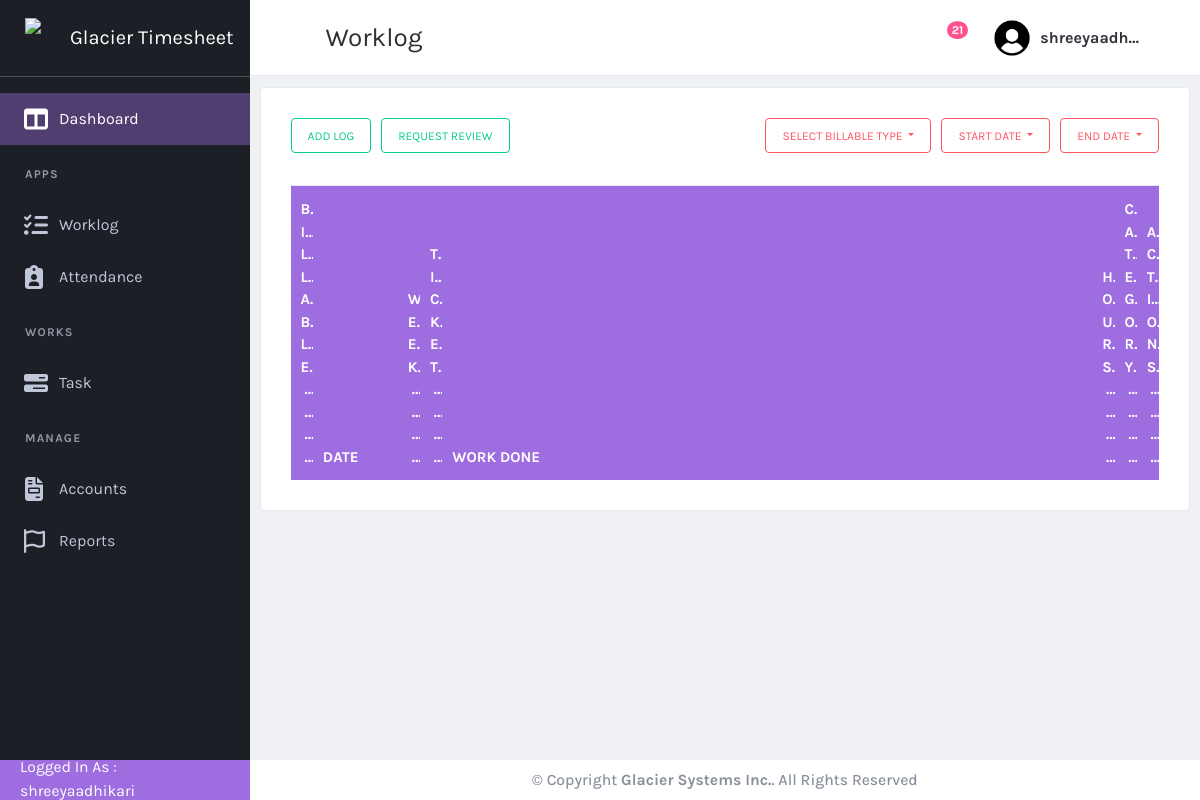
The page /worklog/worklog/ (signed in) on the database as committed earlier.
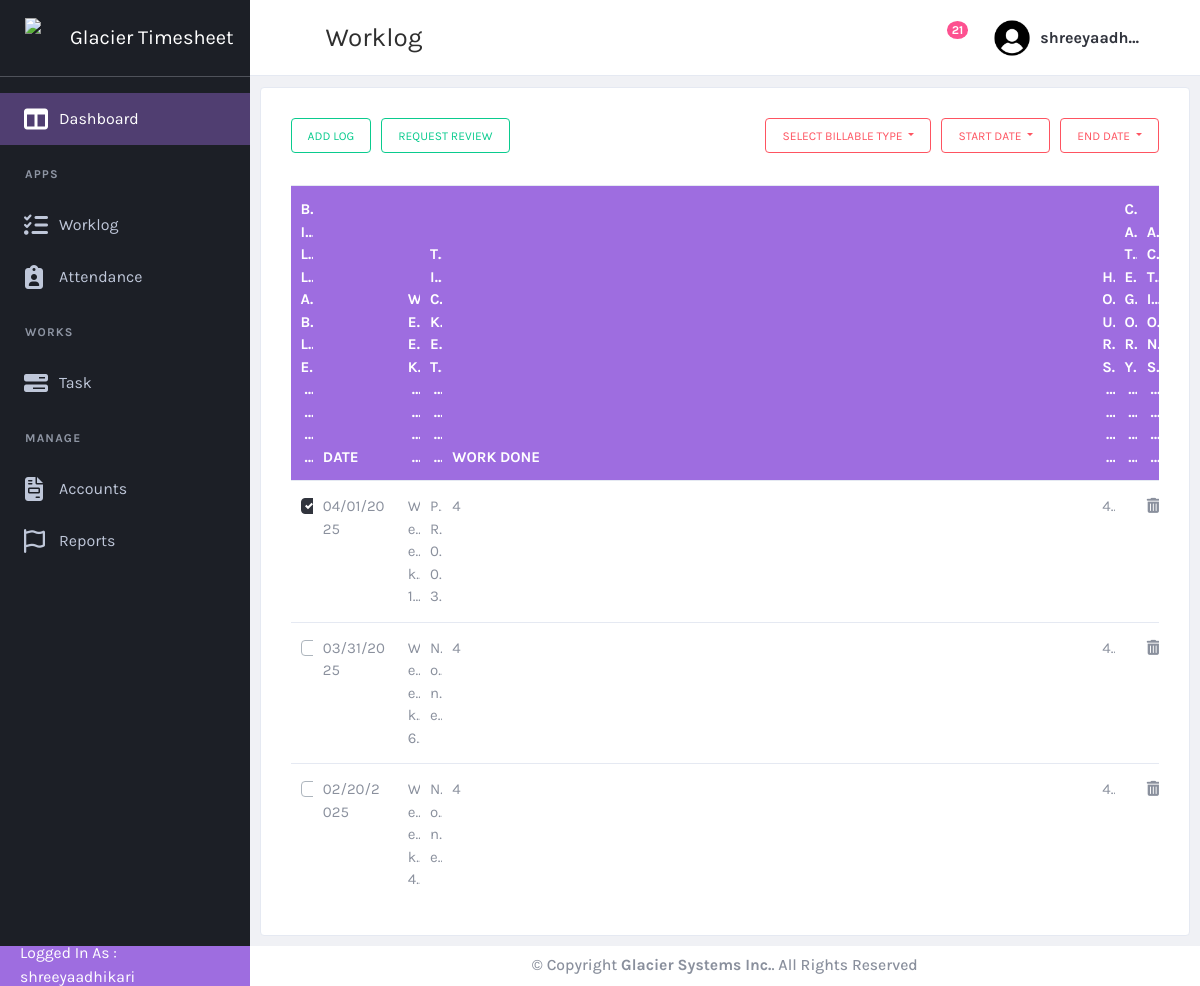
The same page on the database as committed later.
### worklog/models.py (models this page shows, shortened)
class worklog(models.Model):
    user = models.ForeignKey(User, on_delete=models.SET_NULL, null=True, blank=True)
    date = models.DateTimeField(null=True, blank=True)
    workdone = models.CharField(max_length=200, null=True, blank=True)
    project_support = models.ForeignKey(ticket_type, on_delete=models.CASCADE, null=True, blank=True, related_name="worklog_project_support")
    ticket = models.ForeignKey(ticket, on_delete=models.CASCADE, null=True, blank=True, related_name="worklog_ticket")
    hours = models.IntegerField(null=True, blank=True)
    billable = models.BooleanField(null=True, blank=True)
    note = models.CharField(max_length=200, null=True, blank=True)
    priority = models.ForeignKey(priority_type, on_delete=models.CASCADE, null=True, blank=True)
    category = models.CharField(max_length=100, blank=True)
    week = models.CharField(max_length=100, blank=True)

### worklog/views.py (the view)
# urls.py: path('worklog/', views.worklog_list, name='worklog'),
@login_required
def worklog_list(request):
    worklogs = worklog.objects.all().order_by('-date')
    priority = priority_type.objects.all()
    users = User.objects.all()
    tickets = ticket.objects.all()
    tickettype = ticket_type.objects.all()
    user_id = request.GET.get('user_id')
    billable_status = request.GET.get('billable_status')
    start_date = request.GET.get('start_date')  # new parameter
    end_date = request.GET.get('end_date')  # new parameter
    filters = {}
    if not request.user.is_staff:
        worklogs = worklogs.filter(user=request.user)
    selected_user = None
    if user_id:
        selected_user = get_object_or_404(User, pk=user_id)
        filters["user"] = selected_user
    if billable_status in ["0", "1"]:
        is_billable = billable_status == "0"
        filters["billable"] = is_billable
    if start_date:
        parsed_start_date = parse_date(start_date)
        if parsed_start_date:
            filters["date__gte"] = parsed_start_date
    if end_date:
        parsed_end_date = parse_date(end_date)
        if parsed_end_date:
            filters["date__lte"] = parsed_end_date
    worklogs = worklogs.filter(**filters)
    unique_dates = worklog.objects.values_list('date', flat=True).distinct().order_by('date')
    context = {
        'worklogs': worklogs,
        'priority': priority,
        'tickets': tickets,
        'users': users,
        'tickettype': tickettype,
        'selected_user': selected_user,
        'billable_status': billable_status,
        'start_date': start_date,
        'end_date': end_date,
        'unique_dates': unique_dates
    }
    return render(request, 'worklog.html', context)

### worklog/templates/worklog.html (shortened to what the changed rows need)
{% extends "base.html" %}
{% load static %}
{% block content %}
            <div class="card card-default m-2">
                <div class="card-body">
                    <table id="productsTable" class="table table-hover table-product" style="width:100%">
                    <thead>
                      <tr class="column-head">
                          <th>Billable&nbsp;&nbsp;&nbsp;&nbsp;</th>
                          <th class="date-header">Date&nbsp;&nbsp;</th>
                          <th>Week&nbsp;&nbsp;&nbsp;&nbsp;</th>
                          <th>Ticket&nbsp;&nbsp;&nbsp;&nbsp;</th>
                          <th class="workdone-column">Work Done</th>
                          <th>Hours&nbsp;&nbsp;&nbsp;&nbsp;</th>
                          <th>Category&nbsp;&nbsp;&nbsp;&nbsp;</th>
                          <th>Actions&nbsp;&nbsp;&nbsp;&nbsp;</th>
                      </tr>
                    </thead>
                    <tbody>
                        {% for log in worklogs %}
                        <tr onclick="window.location='{% url 'worklogdetails' log.id%}'">
                            <td align="center">
                                <div class="custom-control custom-checkbox checkbox-dark  d-inline-block mr-3 mb-3">
                                </div>
                            </td>
                            <td>{{ log.date|date:'m/d/Y'  }}</td>
                            <td>{{ log.week }}</td>
                            <td>
                            </td>
                            <td>{{ log.workdone }}</td>
                            <td>{{ log.hours }}</td>
                            <td>{{ log.category }}</td>
                            <td align="center">
                                <i data-toggle="modal" data-target="#DeleteLogForm" class="fa-solid fa-trash-can hover delete-log" data-id="{{ log.id }}"  onclick="openDeleteModal(event, '{{ log.id }}')"></i>
                            </td>
                        </tr>
                        {% endfor %}
                    </tbody>
                  </table>
                </div>
            </div>
{% endblock  %}

Rows that differ between the two databases and show on the page:
added worklog: date "04/01/2025", workdone "4"
added worklog: date "03/31/2025", workdone "4"
added worklog: date "02/20/2025", workdone "4"
